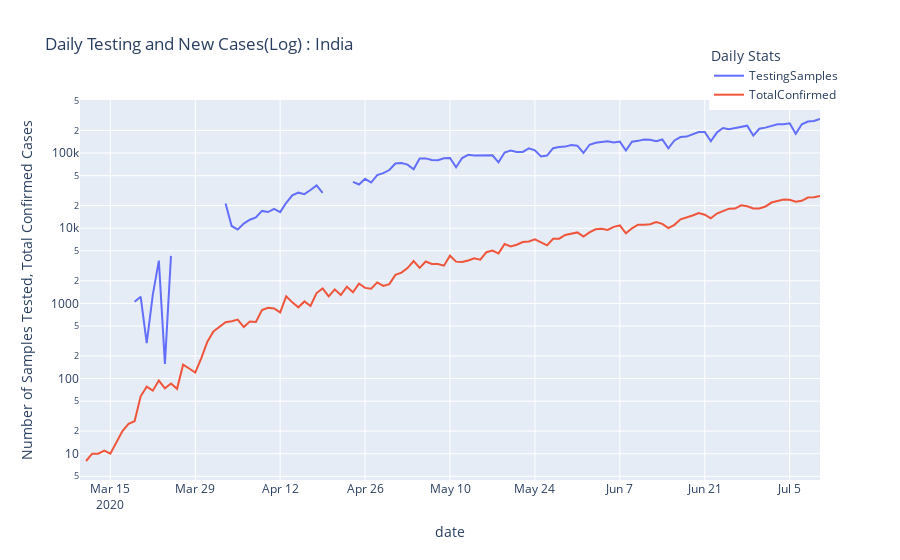

Write notebook code for a chart like this one.
### Code cell
fig = india_data[['TestingSamples', 'TotalConfirmed']].iloc[40:].diff(
    1).plot(title=' Daily Testing and New Cases(Log) : India')
fig.update_layout(yaxis=dict(title='Number of Samples Tested, Total Confirmed Cases '),
                  legend_title_text='Daily Stats', yaxis_type="log", legend=dict(x=.85, y=1.15))
